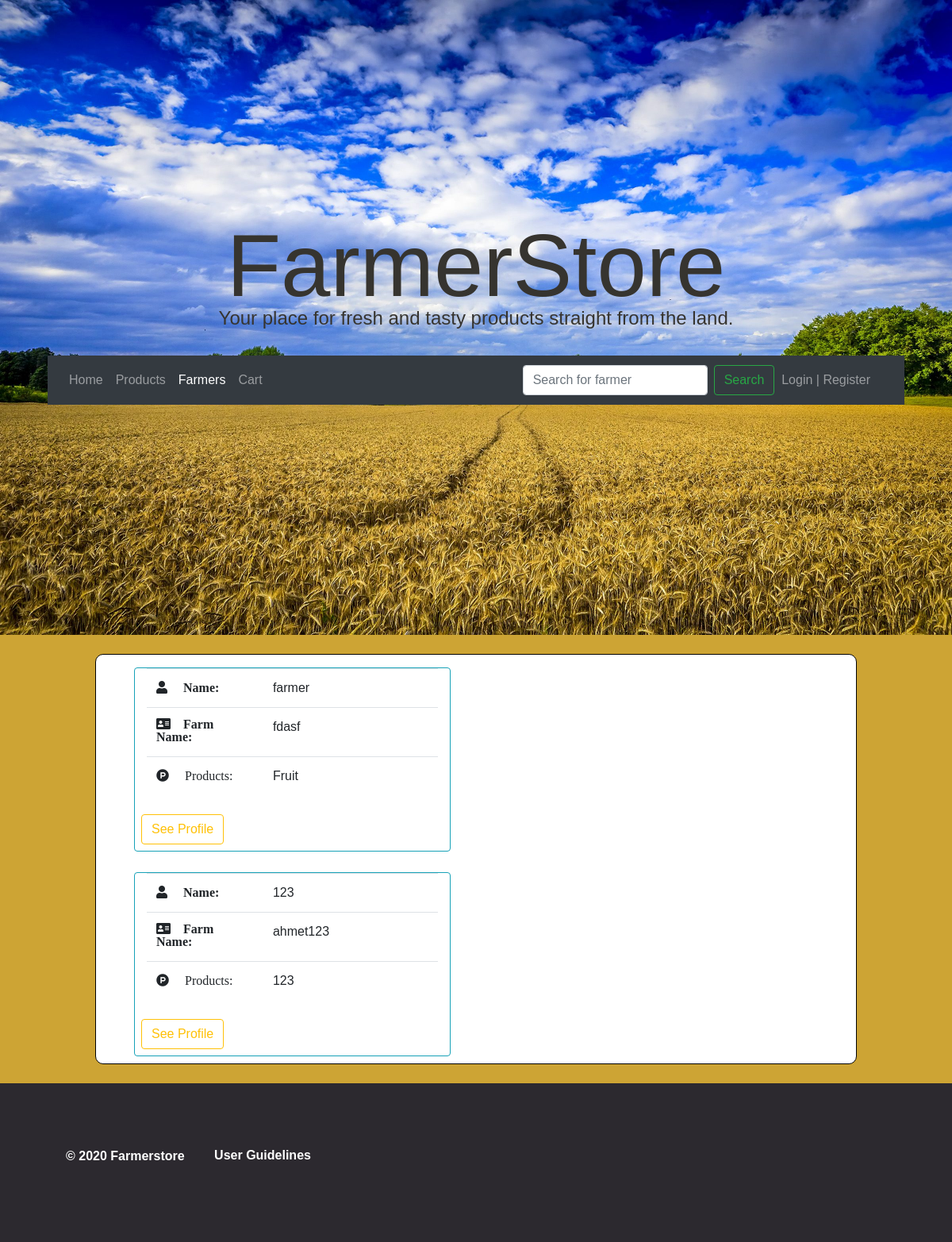
Page /farmer/ on the earlier database version.
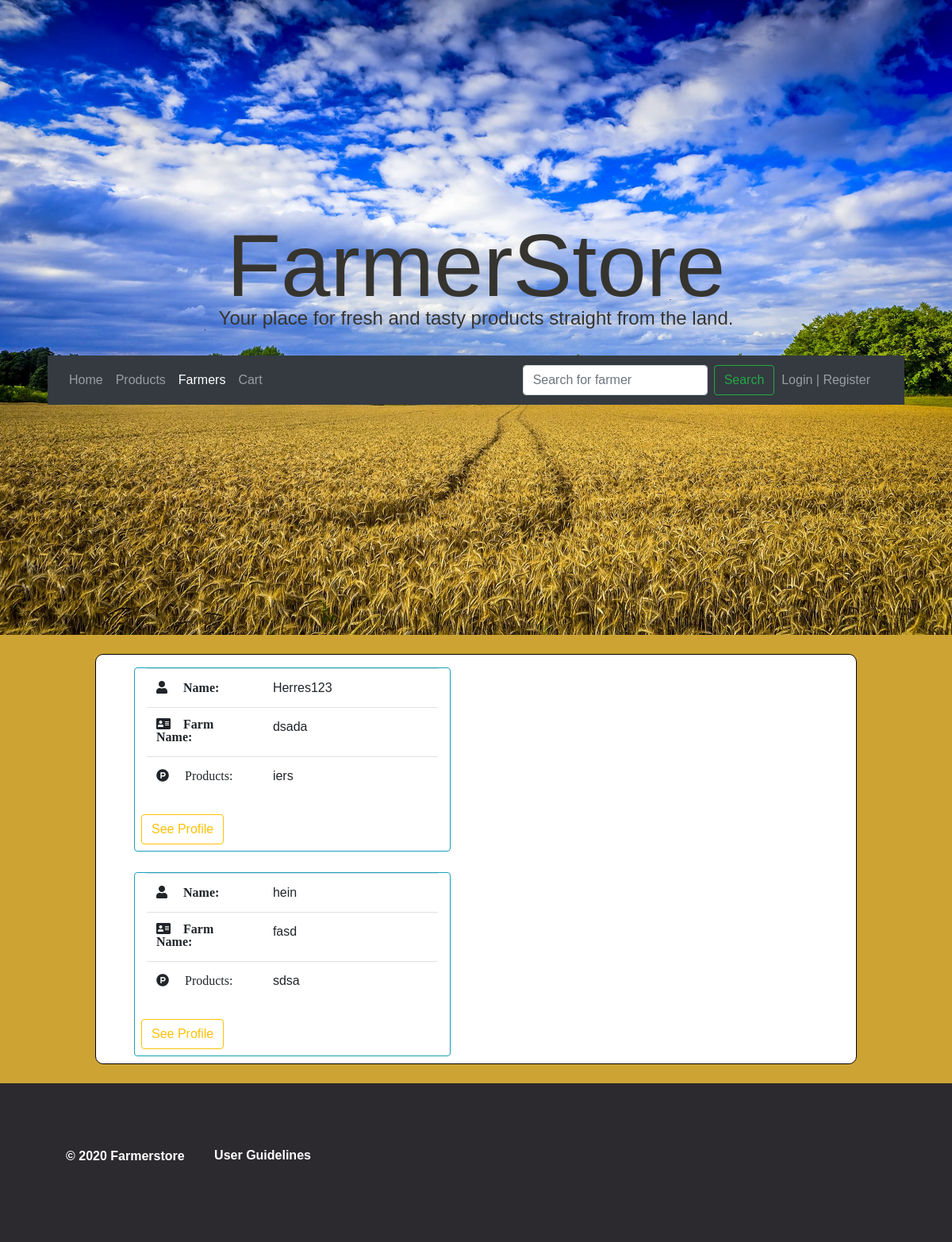
Same page on the later database version.
### farmer_page/models.py (models this page shows, shortened)
class Farmer(models.Model):
    name = models.CharField(max_length=60)
    fullname = models.CharField(max_length=44, default='ome henk')
    address = models.CharField(max_length=50)
    email = models.EmailField(max_length=30, default="fbaba@gmail.com")
    age = models.CharField(max_length=2)
    province = models.CharField(max_length=100)
    email = models.EmailField(max_length=30, default="farmer@farmer.nl")
    company_name = models.CharField(max_length=30)
    phone_number = models.CharField(max_length=10)
    products = models.CharField(max_length=200)

### farmer_page/views.py (the view)
# urls.py: path('',views.farmer_index, name='farmer-index'),
def farmer_index(request):
    context = {'info': Farmer.objects.all(),
                'navigation':'farmer'}
    return render(request, 'farmer_page/farmer.html', context)

### home_page/context_processors.py (called while the page is built)
def context_variable(request):
    return {"farmer": Farmer.objects.filter()}

### farmer_page/templates/farmer_page/farmer.html (shortened to what this page needs)
{% extends 'home_page/base.html' %}
{%load static%}
    {%block styles%}
    <link rel="stylesheet" href="{%static 'farmer_page/farmer.css'%}">
    <link rel="stylesheet" href="{%static 'home_page/home.css'%}">
    {%endblock styles%}
{%block search%}
<form id="searchForm" class="form-inline my-2 my-lg-0" method="GET" action="{% url 'farmer-search'%}">
    <input class="form-control mr-sm-2" type="search" placeholder="Search for farmer" name="query" aria-label="Search">
    <button class="btn btn-outline-success my-2 my-sm-0" type="submit" value="Search">Search</button>
</form>
{%endblock search%}
{%block content%}
{% if result %}
<div class="container-fluid profile" style="background-color:white !important; border:1px solid black; width:80%; border-radius:10px;">
  <div class="row">
    {% for x in result%}
    <div class="col-lg-5 border border-info rounded mt-3 mx-5 col-md-10" style="margin-bottom:1%;">
      <i class="fas fa-user"></i>
        {{x.name}}
      <br>
      <i class="fab fa-product-hunt"></i>
        {{x.address}}
    <div class="row">
      <a class="btn btn-outline-warning my-2 mx-2 stretched-link" href="{% url 'profile-index' x.id %}">See Profile</a>
     </div>
    </div>
    {%endfor%}
{% else %}
<div class="container-fluid" style="background-color:white !important; border:1px solid black; width:80%; border-radius:10px;">
  <div class="row">
    {% for x in info %}
    <div class="col-lg-5 border border-info rounded mt-3 mx-5 col-md-10" style="margin-bottom:1%;">
      <table class="table">
        <tbody>
          <tr>
            <th><i class="fas fa-user" style="padding-right: 20px;">&nbsp;&nbsp;&nbsp;&nbsp;&nbsp;Name:</i></th>
            <td style="width: 60%">{{x.name}}</td>
          </tr>
          <tr>
            <th><i class="fas fa-address-card" style="padding-right: 20px;">&nbsp;&nbsp;&nbsp;&nbsp;Farm Name:</i></th>
            <td style="width: 60%">{{x.company_name}}</td>
          </tr>
          <tr>
            <th><i class="fab fa-product-hunt" style="padding-right: 20px;">&nbsp;&nbsp;&nbsp;&nbsp;&nbsp;Products:</i></th>
            <td style="width: 60%">{{x.products}}</td>
          </tr>
        </tbody>
      </table>
    <div class="row">
      <a class="btn btn-outline-warning my-2 mx-2 stretched-link" href="{% url 'profile-index' x.id %}">See Profile</a>
     </div>
    </div>
    {% endfor %}
  </div>
</div>
{%endif%}
{%endblock content%}

Differences in the rows shown:
removed Farmer: name "123", company_name "ahmet123", products "123"
changed Farmer: name "farmer" → "Herres123"; company_name "fdasf" → "dsada"; products "Fruit" → "iers"
added Farmer: name "hein", company_name "fasd", products "sdsa"
